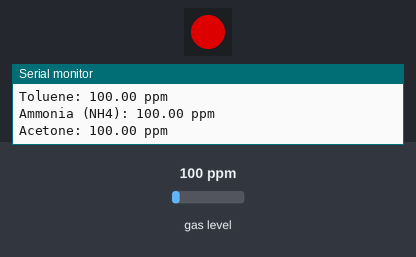
Recording of a sketch running on a simulated ESP32. On the bench: 1 RGB LEDs in strip order, left to right, the last lines printed to the serial monitor. Inputs (shaded band) come from the test bench; at power-on: gas level 100 ppm. Dim RGB values are drawn brighter than linear; WiFi joins after 1.5 s; servers stay silent unless stated; random numbers use the default seed unless the sketch sets one; no MQTT or app messages arrive unless stated.

Above: at 7.7 s.
7.8 s: gas level set to 4 ppm
9.3 s: gas level set to 1 ppm
At 10.5 s:
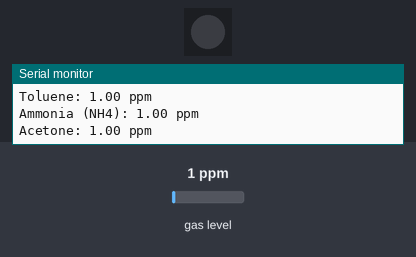
10.8 s: gas level set to 20 ppm
At 11.3 s:
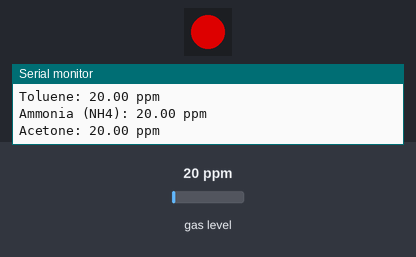
Timing chart, 0 to 13.8 s (numbered marks = the images above; inputs shaded):
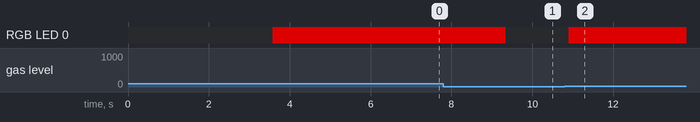

The sketch:

Hibiscus_Sense_Air_Quality_MQ135_MQTT.ino
```cpp
#include <MQUnifiedsensor.h>
#include <Adafruit_NeoPixel.h>
#include <WiFi.h>
#include <MQTT.h>

#define BOARD       "ESP-32"
#define VOLTAGE     3.3
#define PIN         34
#define TYPE        "MQ-135"
#define ADC_BIT     12
#define RATIO_MQ135 3.6 // RS/R0 = 3.6 ppm
#define RGB_PIN     16
#define RGB_PIXELS  1

MQUnifiedsensor MQ135(BOARD, VOLTAGE, ADC_BIT, PIN, TYPE);
Adafruit_NeoPixel RGB(RGB_PIXELS, RGB_PIN, NEO_GRB + NEO_KHZ800);

#define WIFI_SSID             "NAMA_WIFI_ANDA_DISINI"
#define WIFI_PASSWORD         "PASSWORD_ANDA_DISINI"
#define MQTT_HOST             "broker.hivemq.com"
#define MQTT_PREFIX_TOPIC     "MyReskill_IoT_NOMBOR_TELEFON_ANDA_DISINI/hibiscus"
#define MQTT_PUBLISH_TOPIC    "/data"
#define MQTT_SUBSCRIBE_TOPIC  "/control"

WiFiClient net;
MQTTClient mqtt(1024);

unsigned long lastMillis = 0;

void connectToWiFi() {
  Serial.print("Connecting to Wi-Fi '" + String(WIFI_SSID) + "' ...");

  WiFi.mode(WIFI_STA);
  WiFi.begin(WIFI_SSID, WIFI_PASSWORD);

  while (WiFi.status() != WL_CONNECTED) {
    Serial.print(".");
    delay(500);
  }

  Serial.println(" connected!");
}

void messageReceived(String &topic, String &payload) {
  Serial.println("Incoming Status: " + payload);
  Serial.println();
}

void connectToMqttBroker(){
  Serial.print("Connecting to '" + String(MQTT_HOST) + "' ...");

  mqtt.begin(MQTT_HOST, net);
  mqtt.onMessage(messageReceived);

  String uniqueString = String(WIFI_SSID) + "-" + String(random(1, 98)) + String(random(99, 999));
  char uniqueClientID[uniqueString.length() + 1];

  uniqueString.toCharArray(uniqueClientID, uniqueString.length() + 1);

  while (!mqtt.connect(uniqueClientID)) {
    Serial.print(".");
    delay(500);
  }

  Serial.println(" connected!");

  Serial.println("Subscribe to: " + String(MQTT_PREFIX_TOPIC) + String(MQTT_SUBSCRIBE_TOPIC));

  mqtt.subscribe(String(MQTT_PREFIX_TOPIC) + String(MQTT_SUBSCRIBE_TOPIC));

}

void setup() {
  Serial.begin(115200);

  delay(2000);

  Serial.println("\nHibiscus Sense MQ135 & MQTT");

  RGB.begin();

  connectToWiFi();
  connectToMqttBroker();

  MQ135.setRegressionMethod(1); // ppm =  a*ratio^b
  MQ135.init();

  Serial.print("Calibrating the sensor, please wait ");
  float calcR0 = 0;
  for(int i = 1; i<=10; i ++) {
    MQ135.update(); // Update data, the microcontroller will read the voltage from the analog pin
    calcR0 += MQ135.calibrate(RATIO_MQ135);
    Serial.print(".");
  }
  MQ135.setR0(calcR0/10);
  Serial.println(" done!");

  if(isinf(calcR0)) {
    Serial.println("Warning: Conection issue, R0 is infinite (Open circuit detected) please check your wiring and supply");
    while(1);
  }

  if(calcR0 == 0){
    Serial.println("Warning: Conection issue found, R0 is zero (Analog pin shorts to ground) please check your wiring and supply");
    while(1);
  }

  Serial.println();
}

void loop() {
  mqtt.loop();
  delay(10);  // <- fixes some issues with WiFi stability

  if (WiFi.status() != WL_CONNECTED) {
    connectToWiFi();
  }

  if (!mqtt.connected()) {
    connectToMqttBroker();
  }

  MQ135.update();

  /*
    Exponential Regression:

    GAS     | a      | b
    CO      | 605.18 | -3.937
    Alcohol | 77.255 | -3.18
    CO2     | 110.47 | -2.862
    Toluene | 44.947 | -3.445
    NH4     | 102.2  | -2.473
    Acetone | 34.668 | -3.369
  */

  MQ135.setA(605.18); MQ135.setB(-3.937);
  float CO = MQ135.readSensor();

  MQ135.setA(77.255); MQ135.setB(-3.18);
  float Alcohol = MQ135.readSensor();

  MQ135.setA(110.47); MQ135.setB(-2.862);
  float CO2 = MQ135.readSensor();

  MQ135.setA(44.947); MQ135.setB(-3.445);
  float Toluene = MQ135.readSensor();

  MQ135.setA(102.2 ); MQ135.setB(-2.473);
  float NH4 = MQ135.readSensor();

  MQ135.setA(34.668); MQ135.setB(-3.369);
  float Acetone = MQ135.readSensor();

  Serial.println("Carbon Monoxide (CO): " + String(CO) + " ppm");
  Serial.println("Alcohol: " + String(Alcohol) + " ppm");
  Serial.println("Carbon Dioxide (CO2): " + String(CO2 + 400) + " ppm");
  Serial.println("Toluene: " + String(Toluene) + " ppm");
  Serial.println("Ammonia (NH4): " + String(NH4) + " ppm");
  Serial.println("Acetone: " + String(Acetone) + " ppm");

  if(Toluene < 3.0) {
    RGB.setPixelColor(0, RGB.Color(0, 0, 0));
    RGB.show();
  }
  else {
    RGB.setPixelColor(0, RGB.Color(150, 0, 0));
    RGB.show();
  }

  if (millis() - lastMillis > 60000) {
    lastMillis = millis();

    String dataInJson = "{";
    dataInJson += "\"carbon_monoxide\":" + String(CO) + ",";
    dataInJson += "\"alcohol\":" + String(Alcohol) + ",";
    dataInJson += "\"carbon_dioxide\":" + String(CO2 + 400) + ",";
    dataInJson += "\"toluene\":" + String(Toluene) + ",";
    dataInJson += "\"ammonia\":" + String(NH4) + ",";
    dataInJson += "\"acetone\":" + String(Acetone);
    dataInJson += "}";

    Serial.println("Data to Publish: " + dataInJson);
    Serial.println("Length of Data: " + String(dataInJson.length()));
    Serial.println("Publish to: " + String(MQTT_PREFIX_TOPIC) + String(MQTT_PUBLISH_TOPIC));

    mqtt.publish(String(MQTT_PREFIX_TOPIC) + String(MQTT_PUBLISH_TOPIC), dataInJson);
  }

  Serial.println();

  delay(100);
}
```

Measured:
- the behaviour switches between 3 and 2 ppm on gas level (found by bisection; images 0 and 1)
- after the input at 9.3 s, RGB LED 0: RGB(150, 0, 0) → off after 0.05 s
- after the input at 10.8 s, RGB LED 0: off → RGB(150, 0, 0) after 0.10 s
